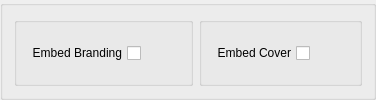
                <widget class="QGroupBox" name="gb2_1">
                 <property name="title">
                  <string/>
                 </property>
                 <property name="flat">
                  <bool>true</bool>
                 </property>
                 <layout class="QHBoxLayout" name="horizontalLayout_127">
                  <item>
                   <widget class="QGroupBox" name="groupBox_51">
                    <property name="title">
                     <string/>
                    </property>
                    <layout class="QHBoxLayout" name="horizontalLayout_110">
                     <item>
                      <widget class="QCheckBox" name="embed_branding">
                       <property name="layoutDirection">
                        <enum>Qt::RightToLeft</enum>
                       </property>
                       <property name="text">
                        <string>Embed Branding</string>
                       </property>
                      </widget>
                     </item>
                     <item>
                      <spacer name="horizontalSpacer_56">
                       <property name="orientation">
                        <enum>Qt::Horizontal</enum>
                       </property>
                       <property name="sizeHint" stdset="0">
                        <size>
                         <width>40</width>
                         <height>20</height>
                        </size>
                       </property>
                      </spacer>
                     </item>
                    </layout>
                   </widget>
                  </item>
                  <item>
                   <widget class="QGroupBox" name="groupBox_66">
                    <property name="title">
                     <string/>
                    </property>
                    <layout class="QHBoxLayout" name="horizontalLayout_132">
                     <item>
                      <widget class="QCheckBox" name="embed_cover">
                       <property name="layoutDirection">
                        <enum>Qt::RightToLeft</enum>
                       </property>
                       <property name="text">
                        <string>Embed Cover</string>
                       </property>
                      </widget>
                     </item>
                     <item>
                      <spacer name="horizontalSpacer_73">
                       <property name="orientation">
                        <enum>Qt::Horizontal</enum>
                       </property>
                       <property name="sizeHint" stdset="0">
                        <size>
                         <width>40</width>
                         <height>20</height>
                        </size>
                       </property>
                      </spacer>
                     </item>
                    </layout>
                   </widget>
                  </item>
                 </layout>
                </widget>
